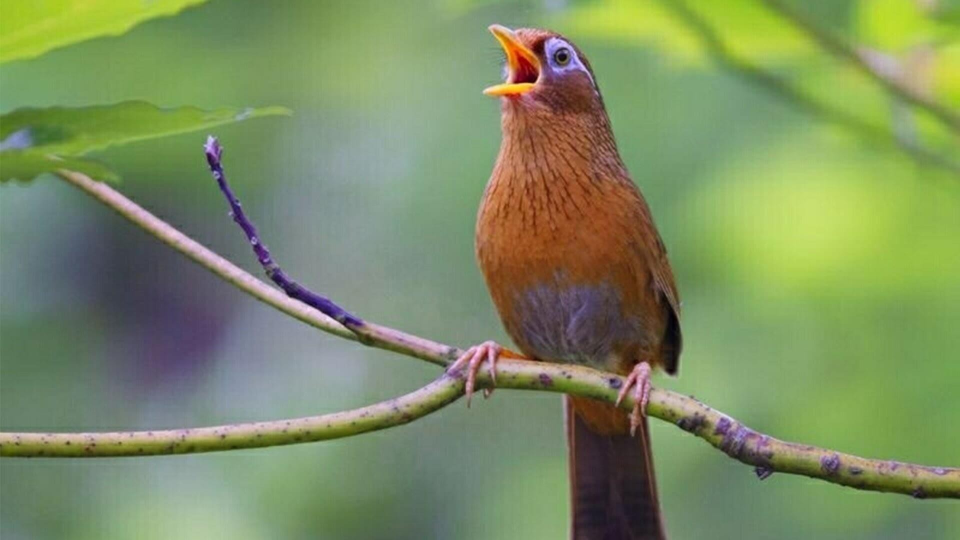
#> input picture data/samples/image-2.jpg, 1920 x 1080 px (shown at 1/2 size)
$ python -i canny_core.py   (imports and definitions only)   (older library calls are emulated)
#> lines starting #> are read from the running program, lines starting #| are printed output that depends on the picture; after the words box and inside, x2 and y2 are one past the last pixel; in counts of white or black regions, pixels touching at a corner belong together
### src/common/logger.py
"""Centralized logging module for computer vision pipelines and workspaces.

Provides standardized logging configurations without polluting stdout with raw print statements.
"""

from __future__ import annotations

import logging
import sys
from pathlib import Path


def get_logger(
    name: str = "uth_cv",
    level: int = logging.INFO,
    log_file: Path | str | None = None,
) -> logging.Logger:
    """Initialize or retrieve a structured logger instance.

    Args:
        name: Name of the logger, typically __name__ or module identifier.
        level: Logging level (e.g., logging.INFO, logging.DEBUG).
        log_file: Optional path to append log outputs.

    Returns:
        logging.Logger: Configured logger instance.
    """
    logger = logging.getLogger(name)

    if not logger.handlers:
        logger.setLevel(level)

        formatter = logging.Formatter(
            fmt="[%(asctime)s] [%(levelname)s] [%(name)s]: %(message)s",
            datefmt="%Y-%m-%d %H:%M:%S",
        )

        console_handler = logging.StreamHandler(sys.stdout)
        console_handler.setFormatter(formatter)
        console_handler.setLevel(level)
        logger.addHandler(console_handler)

        if log_file:
            log_path = Path(log_file)
            log_path.parent.mkdir(parents=True, exist_ok=True)
            file_handler = logging.FileHandler(log_path, encoding="utf-8")
            file_handler.setFormatter(formatter)
            file_handler.setLevel(logging.DEBUG)
            logger.addHandler(file_handler)

    return logger

### src/models/classical/canny_core.py
"""Core 5-stage vectorized implementation of Canny Edge Detector."""

from __future__ import annotations

import cv2
import numpy as np
import scipy.ndimage

from src.common.logger import get_logger

logger = get_logger(__name__)


def custom_canny_pipeline(
    image: np.ndarray,
    sigma: float = 1.0,
    low_threshold: float = 50.0,
    high_threshold: float = 150.0,
) -> dict[str, np.ndarray]:
    """Execute the 5-stage Canny Edge Detector pipeline using pure vectorized NumPy.

    Stages:
        1. Gaussian Smoothing (noise reduction)
        2. Gradient Magnitude & Direction (Sobel operators)
        3. Non-Maximum Suppression (1-pixel thinning along gradient direction)
        4. Double Thresholding (partitioning strong, weak, non-edges)
        5. Edge Tracking by Hysteresis (8-connected component propagation)

    Args:
        image: Grayscale input image of shape (H, W), dtype uint8 or float.
        sigma: Standard deviation for Gaussian smoothing.
        low_threshold: Lower gradient threshold.
        high_threshold: Upper gradient threshold.

    Returns:
        dict[str, np.ndarray]: Intermediate outputs and final edge map:
            - 'smoothed': (H, W) float32
            - 'grad_x': (H, W) float32
            - 'grad_y': (H, W) float32
            - 'magnitude': (H, W) float32
            - 'direction_deg': (H, W) float32 in [0, 180)
            - 'nms': (H, W) float32
            - 'strong_edges': (H, W) bool
            - 'weak_edges': (H, W) bool
            - 'edges': (H, W) uint8 with values 0 and 255
    """
#> called with sigma = 1, low_threshold = 50, high_threshold = 150
    if image.ndim != 2:
        raise ValueError(f"Input image must be 2D grayscale, got shape {image.shape}")

    img_float = image.astype(np.float32)

    # 1. Gaussian Smoothing
    radius = int(np.ceil(3.0 * sigma))
    ksize = 2 * radius + 1
    smoothed = cv2.GaussianBlur(img_float, (ksize, ksize), sigmaX=sigma, sigmaY=sigma)

    # 2. Sobel Gradients
    grad_x = cv2.Sobel(smoothed, cv2.CV_32F, 1, 0, ksize=3)
    grad_y = cv2.Sobel(smoothed, cv2.CV_32F, 0, 1, ksize=3)

    magnitude = np.hypot(grad_x, grad_y)
    direction_rad = np.arctan2(grad_y, grad_x)
    direction_deg = np.rad2deg(direction_rad) % 180.0

    # 3. Vectorized Non-Maximum Suppression (NMS)
    pad_m = np.pad(magnitude, 1, mode="constant", constant_values=0.0)

    mask0 = ((direction_deg >= 0.0) & (direction_deg < 22.5)) | (direction_deg >= 157.5)
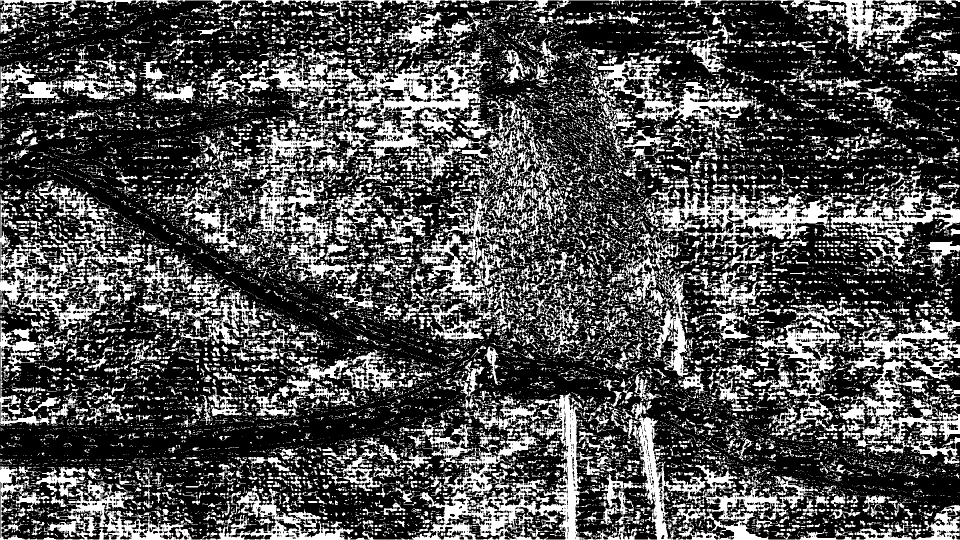
#> mask0: shape (1080, 1920) bool (shown at 1/2 size); 31.2% white; 17215 white regions (13995 under 20 px), largest, box (x1, y1, x2, y2) and area: (0, 786, 1920, 1080) 74682, (491, 226, 699, 573) 17809, (0, 0, 1920, 103) 17094
    mask1 = (direction_deg >= 22.5) & (direction_deg < 67.5)
#> mask1: shape (1080, 1920) bool; 18.1% white; 26020 white regions (21800 under 20 px), largest, box (x1, y1, x2, y2) and area: (564, 889, 699, 1020) 2577, (890, 676, 986, 750) 2247, (402, 670, 486, 763) 1924
    mask2 = (direction_deg >= 67.5) & (direction_deg < 112.5)
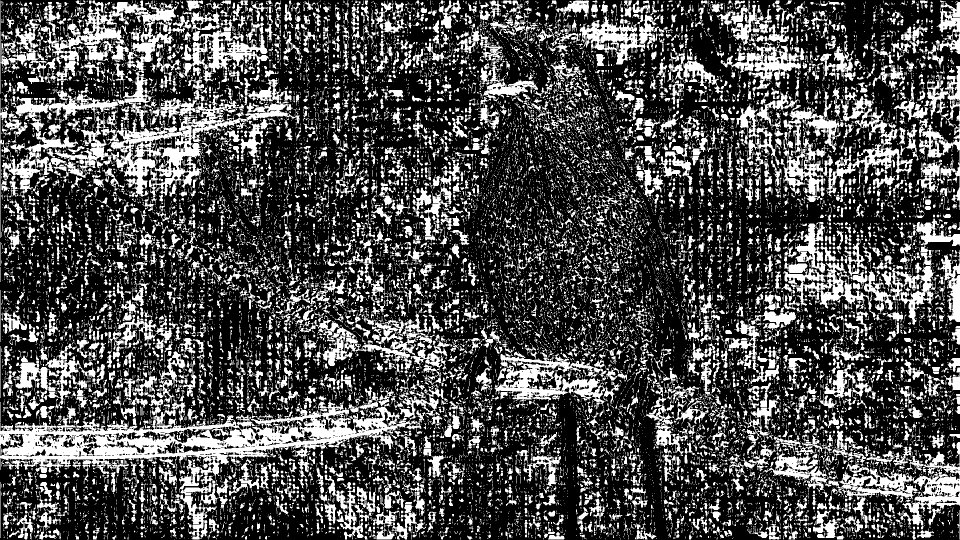
#> mask2: shape (1080, 1920) bool (shown at 1/2 size); 30.4% white; 20500 white regions (16843 under 20 px), largest, box (x1, y1, x2, y2) and area: (0, 751, 850, 1079) 51098, (93, 180, 600, 406) 23888, (0, 1, 356, 255) 19417
    mask3 = (direction_deg >= 112.5) & (direction_deg < 157.5)
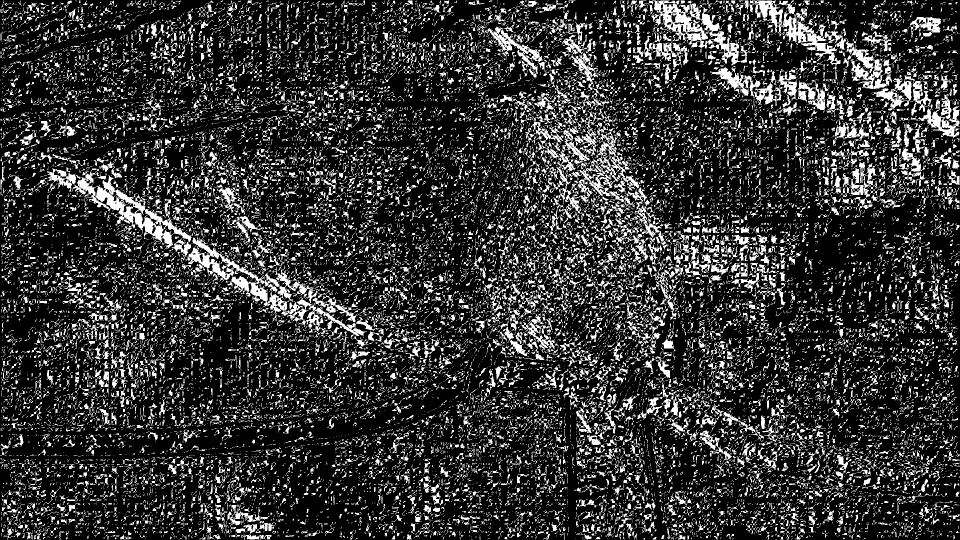
#> mask3: shape (1080, 1920) bool (shown at 1/2 size); 20.2% white; 24247 white regions (20089 under 20 px), largest, box (x1, y1, x2, y2) and area: (94, 337, 383, 499) 9110, (370, 473, 639, 627) 8109, (1137, 264, 1333, 521) 7479

    is_max0 = mask0 & (magnitude >= pad_m[1:-1, :-2]) & (magnitude >= pad_m[1:-1, 2:])
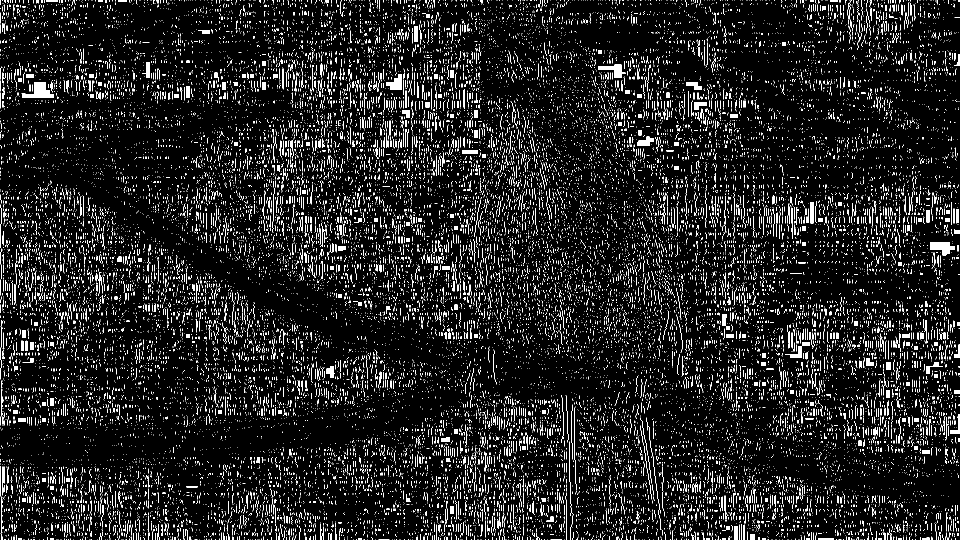
#> is_max0: shape (1080, 1920) bool (shown at 1/2 size); 7.5% white in thin lines or dots
    is_max1 = mask1 & (magnitude >= pad_m[:-2, 2:]) & (magnitude >= pad_m[2:, :-2])
#> is_max1: shape (1080, 1920) bool; 2.5% white in thin lines or dots
    is_max2 = mask2 & (magnitude >= pad_m[:-2, 1:-1]) & (magnitude >= pad_m[2:, 1:-1])
#> is_max2: shape (1080, 1920) bool; 6% white in thin lines or dots
    is_max3 = mask3 & (magnitude >= pad_m[:-2, :-2]) & (magnitude >= pad_m[2:, 2:])
#> is_max3: shape (1080, 1920) bool; 2.8% white in thin lines or dots

    keep_mask = is_max0 | is_max1 | is_max2 | is_max3
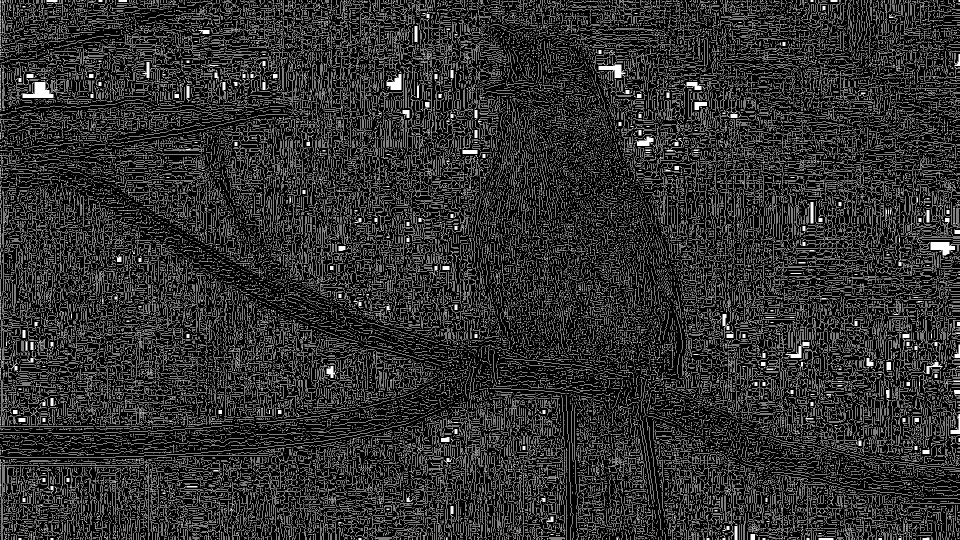
#> keep_mask: shape (1080, 1920) bool (shown at 1/2 size); 18.8% white in thin lines or dots
    nms = np.where(keep_mask, magnitude, 0.0).astype(np.float32)

    # 4. Double Thresholding
    strong_edges = nms >= high_threshold
#> strong_edges: shape (1080, 1920) bool; 0.08% white in thin lines or dots, all inside (x1, y1, x2, y2) = (0, 50, 1920, 999)
    weak_edges = (nms >= low_threshold) & (nms < high_threshold)
#> weak_edges: shape (1080, 1920) bool; 0.92% white in thin lines or dots

    # 5. Edge Tracking by Hysteresis (Vectorized 8-Connectivity)
    candidate_map = strong_edges | weak_edges
#> candidate_map: shape (1080, 1920) bool; 1% white in thin lines or dots
    structuring_element = np.ones((3, 3), dtype=bool)
    labeled_map, num_features = scipy.ndimage.label(
        candidate_map, structure=structuring_element
    )
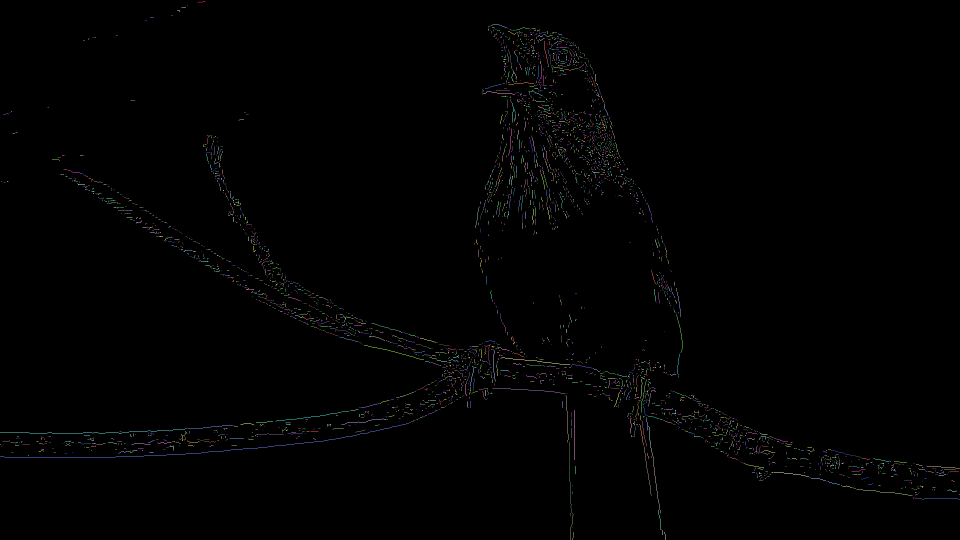
#> labeled_map: shape (1080, 1920) int32 (shown at 1/2 size); 3648 distinct labels, from 0 to 3647; one colour per label, 0 black
#> num_features = 3647

    strong_labels = np.unique(labeled_map[strong_edges])
#> strong_labels = 259 values from 8 to 3641
    strong_labels = strong_labels[strong_labels > 0]

    final_edges_bool = np.isin(labeled_map, strong_labels)
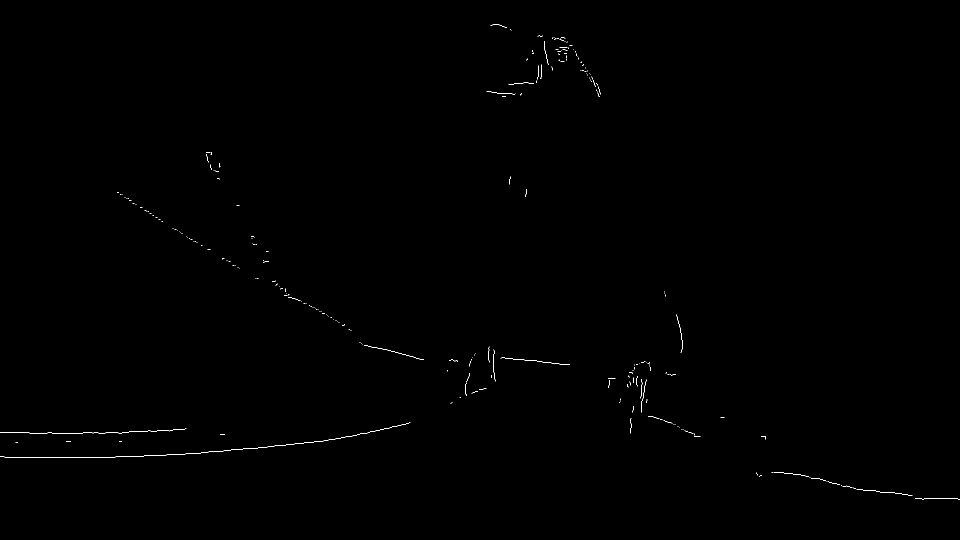
#> final_edges_bool: shape (1080, 1920) bool (shown at 1/2 size); 0.17% white in thin lines or dots, all inside (x1, y1, x2, y2) = (0, 48, 1920, 999)
    final_edges = (final_edges_bool.astype(np.uint8)) * 255

    logger.debug(
        f"Custom Canny completed: {num_features} connected components evaluated, "
        f"{len(strong_labels)} retained via strong hysteresis seeds."
    )

    return {
        "smoothed": smoothed,
        "grad_x": grad_x,
        "grad_y": grad_y,
        "magnitude": magnitude,
        "direction_deg": direction_deg,
        "nms": nms,
        "strong_edges": strong_edges,
        "weak_edges": weak_edges,
        "edges": final_edges,
    }

>>> import cv2
>>> picture = cv2.imread('../../../data/samples/image-2.jpg', cv2.IMREAD_GRAYSCALE)
>>> result = custom_canny_pipeline(picture)
#> result = 9 items

$ run again, on data/samples/sample_traffic.jpg
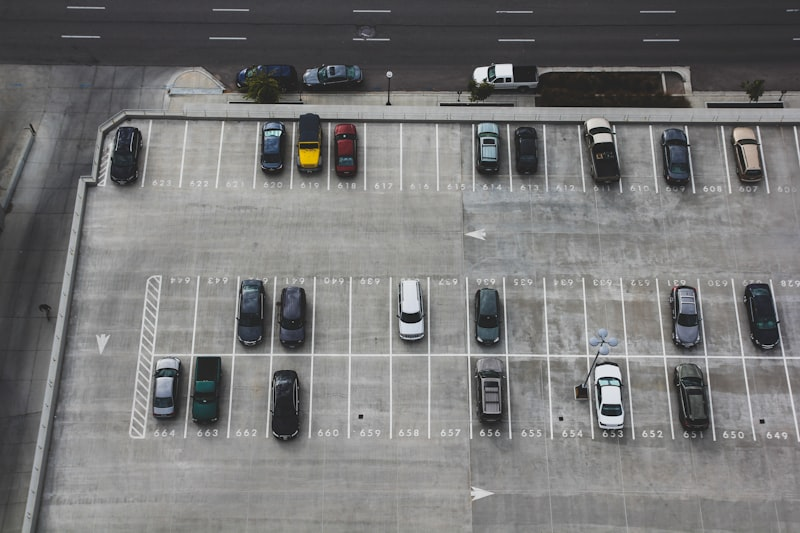
#> input picture data/samples/sample_traffic.jpg, 800 x 533 px
#> in custom_canny_pipeline, `mask0 = ((direction_deg >= 0.0) & (direction_deg < 22.5)) | (direction..`:
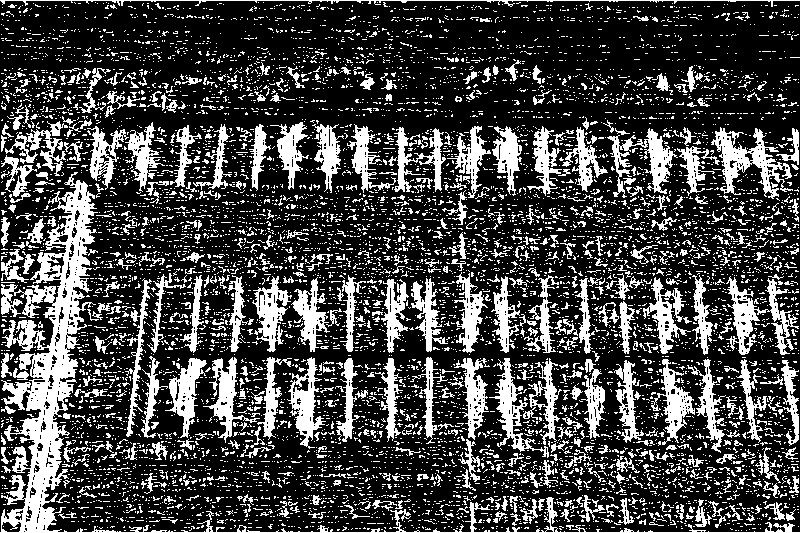
#> mask0: shape (533, 800) bool; 27.2% white; 8164 white regions (7580 under 20 px), largest, box (x1, y1, x2, y2) and area: (0, 172, 800, 533) 15090, (711, 127, 793, 199) 2065, (726, 276, 799, 355) 1953
#> mask1: shape (533, 800) bool; 19.6% white in thin lines or dots
#> mask2: shape (533, 800) bool; 34.3% white; 6521 white regions (5798 under 20 px), largest, box (x1, y1, x2, y2) and area: (0, 1, 800, 532) 58885, (326, 433, 438, 484) 1485, (593, 333, 625, 433) 1216
#> mask3: shape (533, 800) bool; 18.9% white in thin lines or dots
#> is_max0: shape (533, 800) bool; 7.5% white in thin lines or dots
#> is_max1: shape (533, 800) bool; 3.1% white in thin lines or dots
#> is_max2: shape (533, 800) bool; 9.1% white in thin lines or dots
#> is_max3: shape (533, 800) bool; 3.1% white in thin lines or dots
#> keep_mask: shape (533, 800) bool; 22.8% white in thin lines or dots
#> strong_edges: shape (533, 800) bool; 2.7% white in thin lines or dots
#> weak_edges: shape (533, 800) bool; 4.1% white in thin lines or dots
#> candidate_map: shape (533, 800) bool; 6.8% white in thin lines or dots
#> labeled_map: shape (533, 800) int32; 2809 distinct labels, from 0 to 2808
#> num_features = 2808
#> strong_labels = 618 values from 1 to 2749
#> in custom_canny_pipeline, `final_edges_bool = np.isin(labeled_map, strong_labels)`:
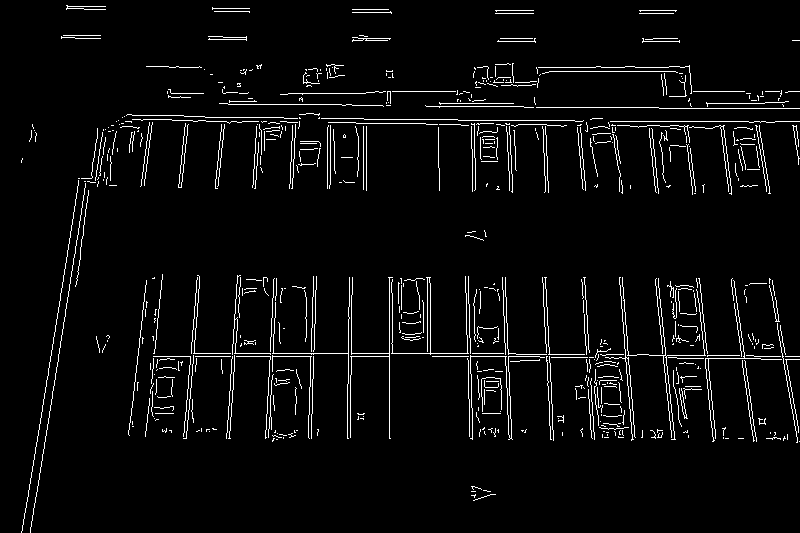
#> final_edges_bool: shape (533, 800) bool; 4.2% white in thin lines or dots
#> final_edges: shape (533, 800); 4.2% white in thin lines or dots
#> result = 9 items
